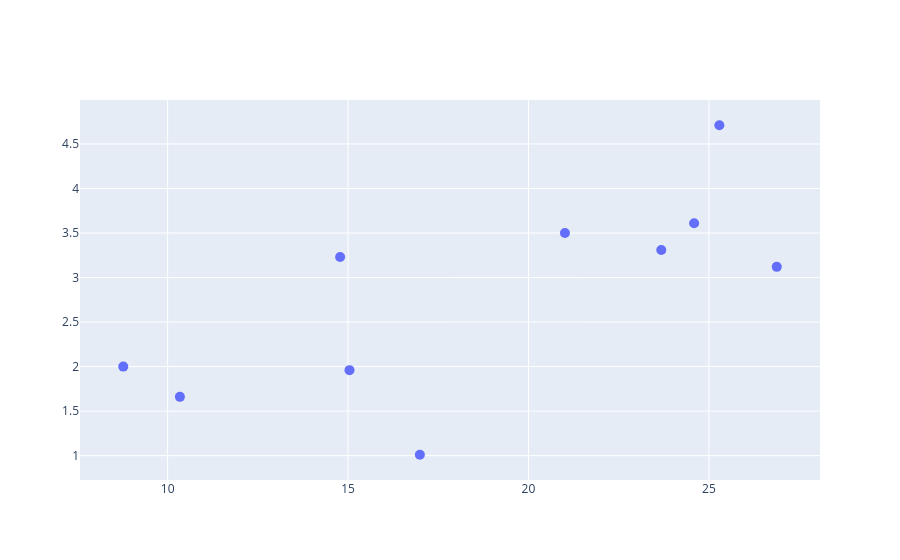

The cell this chart's notebook holds for it:
### Code cell
# customisinng hover with hovertext and hoverinfo

fig = go.Figure()

fig.add_trace(go.Scatter(
    x=tips['total_bill'][:10],
    y=tips['tip'][:10],
    mode='markers',
    marker=dict(size=10),
    hovertext=tips['day'][:10],
    hoverinfo='x+y+text'
))

fig.show()

### Figure 1 — Plotly figure (JSON) as saved in the notebook; plotly's stock layout.template omitted (floating-point values rounded to 4 significant figures)
{"data": [{"hoverinfo": "x+y+text", "hovertext": ["Sun", "Sun", "Sun", "Sun", "Sun", "Sun", "Sun", "Sun", "Sun", "Sun"], "marker": {"size": 10}, "mode": "markers", "type": "scatter", "x": [16.99, 10.34, 21.01, 23.68, 24.59, 25.29, 8.77, 26.88, 15.04, 14.78], "y": [1.01, 1.66, 3.5, 3.31, 3.61, 4.71, 2.0, 3.12, 1.96, 3.23]}], "layout": {}}
